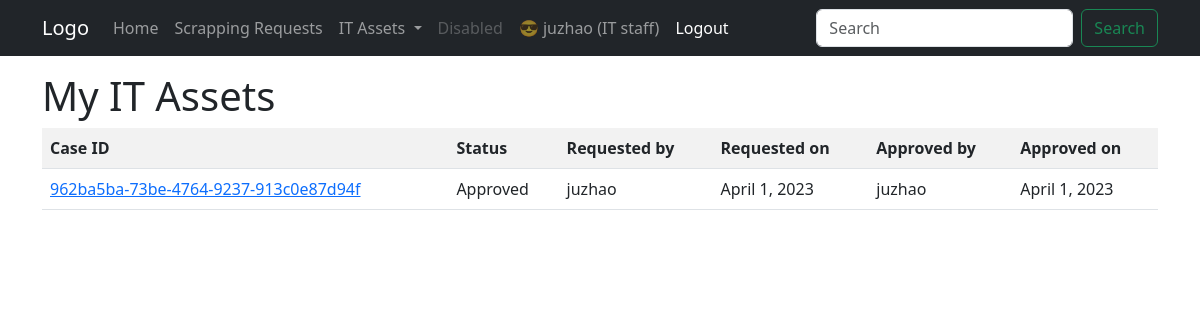
Screenshot of /nanoassets/instance_scrapping_request_list/ (signed in) with the database file from the repository.
### nanoassets/models.py (models this page shows, shortened)
class ScrapRequest(models.Model):
    case_id = models.UUIDField(_("Request case ID"), primary_key=True,
                               default=uuid.uuid4, help_text='Unique ID for the particular request')
    REQUEST_STATUS = (
        ('I', 'Initialized'),
        ('A', 'Approved'),
    )
    status = models.CharField(
        _("Request status"), choices=REQUEST_STATUS, default='I', max_length=1)
    requested_by = models.ForeignKey(User, verbose_name=_(
        "Requested by"), related_name='+', on_delete=models.SET_NULL, null=True, blank=True)
    requested_on = models.DateField(
        _("Requested on"), auto_now=False, auto_now_add=True, blank=True, null=True)
    approved_by = models.ForeignKey(User, verbose_name=_(
        "Approved by"), related_name='+', on_delete=models.SET_NULL, null=True, blank=True)
    approved_on = models.DateField(
        _("Approved on"), auto_now=False, auto_now_add=False, blank=True, null=True)

### nanoassets/views.py (the view)
# urls.py: path('instance_scrapping_request_list/', views.InstanceScrappingRequestListView.as_view(), name='instance-scrapping-request-list'),
class InstanceScrappingRequestListView(LoginRequiredMixin, generic.ListView):
    model = ScrapRequest
    template_name = 'nanoassets/instance_scrapping_request_list.html'

### nanoassets/templatetags/auth_extras.py (called while the page is built)
@register.filter(name='has_group')
def has_group(user, group_name):
    try:
        group = Group.objects.get(name=group_name)
        return True if group in user.groups.all() else False
    except:
        return False

### nanoassets/templates/nanoassets/instance_scrapping_request_list.html
{% extends 'base.html' %}
{% load auth_extras %}
{% block page_content %}
    <h1>My IT Assets</h1>
    {% if request.user|has_group:"IT China" %}
        {% if scraprequest_list %}
            <table class="table table-striped table-hover">
                <tr>
                    <th>Case ID</th>
                    <th>Status</th>
                    <th>Requested by</th>
                    <th>Requested on</th>
                    <th>Approved by</th>
                    <th>Approved on</th>
                </tr>
                {% for request in scraprequest_list %}
                    <tr>
                        <td>
                            <a href="{% url 'instance-scrapping-request-detail' request.case_id %}">{{ request.case_id }}</a>
                        </td>
                        <td>{{ request.get_status_display }}</td>
                        <td>{{ request.requested_by }}</td>
                        <td>{{ request.requested_on }}</td>
                        <td>{{ request.approved_by }}</td>
                        <td>{{ request.approved_on }}</td>
                    </tr>
                {% endfor %}
            </table>
        {% else %}
            <p>There are no Scrapping Request here !</p>
        {% endif %}
    {% else %}
        <p>You're not IT China staff.</p>
    {% endif %}
{% endblock page_content %}

### templates/base.html (shortened to what this page needs)
<!doctype html>
<html lang="en">
  <head>
    <link href="https://cdn.jsdelivr.net/npm/bootstrap@5.3.0-alpha2/dist/css/bootstrap.min.css"
          rel="stylesheet"
>
  </head>
  <body>
    <nav class="navbar navbar-expand-lg navbar-dark bg-dark sticky-top">
      <div class="container">
        <a class="navbar-brand" href="#">Logo</a>
        <div class="collapse navbar-collapse" id="navbarSupportedContent">
          <ul class="navbar-nav me-auto mb-2 mb-lg-0">
            <li class="nav-item">
              <a class="nav-link" aria-current="page" href="#">Home</a>
            </li>
            <li class="nav-item">
              <a class="nav-link" href="{% url 'instance-scrapping-request-list' %}">Scrapping Requests</a>
            </li>
            <li class="nav-item dropdown">
              <a class="nav-link dropdown-toggle"
                 href="#"
                 role="button"
                 data-bs-toggle="dropdown"
                 aria-expanded="false">
                IT Assets
              </a>
            </li>
            <li class="nav-item">
              <a class="nav-link disabled">Disabled</a>
            </li>
            <li class="nav-item">
              {% if user.is_authenticated %}
                <li>
                  <span class="nav-link">
                    😎 {{ user.get_username|truncatechars:6 }}
                    {% if user.is_staff %}
                      (IT staff)
                    {% else %}
                      (non IT staff)
                    {% endif %}
                  </span>
                </li>
                <li>
                  <a class="nav-link active" href="{% url 'logout' %}?next={{ request.path }}">Logout</a>
                </li>
              {% else %}
                <li>
                  <a class="nav-link active" href="{% url 'login' %}?next={{ request.path }}"><span class="glyphicon glyphicon-log-in"></span>Login</a>
                </li>
              {% endif %}
            </li>
          </ul>
          <form class="d-flex" role="search">
            <input class="form-control me-2"
                   type="search"
                   placeholder="Search"
                   aria-label="Search">
            <button class="btn btn-outline-success" type="submit">Search</button>
          </form>
        </div>
      </div>
    </nav>
    <div class="container mt-3">
      {% block page_content %}{% endblock page_content %}
    </div>
  </body>
</html>

### rows the page displays
ScrapRequest: case_id "962ba5ba-73be-4764-9237-913c0e87d94f", status "Approved", requested_by "juzhao", requested_on "April 1, 2023", approved_by "juzhao", approved_on "April 1, 2023"

### other values shown
{{ user.get_username|truncatechars:6 }} "juzhao"
